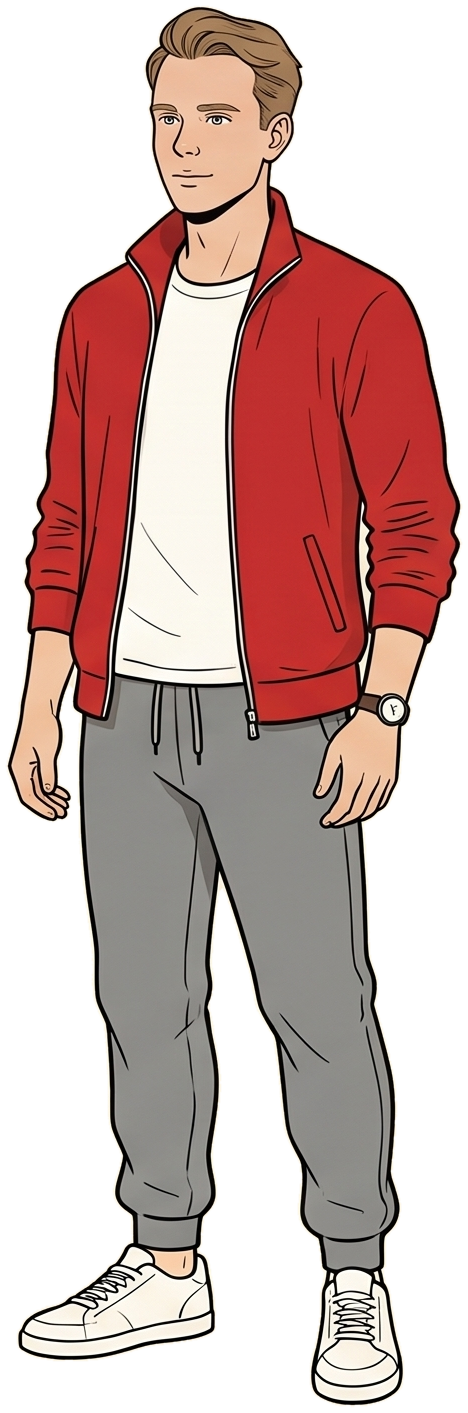
#> input picture tools/film/gen/src/now-redtrack-cut.png, 468 x 1413 px
$ python cutout.py src/now-redtrack-cut.png src/now-redtrack-cut.png
#> lines starting #> are read from the running program, lines starting #| are printed output that depends on the picture; after the words box and inside, x2 and y2 are one past the last pixel; in counts of white or black regions, pixels touching at a corner belong together
#!/usr/bin/env python3
"""Вырезает фигуры из листа персонажей на однотонном фоне.

    python3 gen/cutout.py gen/src/sheet1.png public/cast v_r1 v_r2 v_su v_sp v_now

Фон определяется по углам листа; всё, что заметно отличается от него, —
фигура. Фигуры — связные области слева направо, каждая сохраняется в
отдельный PNG с прозрачным фоном и мягким краем."""
import sys, os
import numpy as np
from PIL import Image
from scipy import ndimage

src, outdir, names = sys.argv[1], sys.argv[2], sys.argv[3:]
os.makedirs(outdir, exist_ok=True)
im = np.asarray(Image.open(src).convert("RGB")).astype(np.float32)
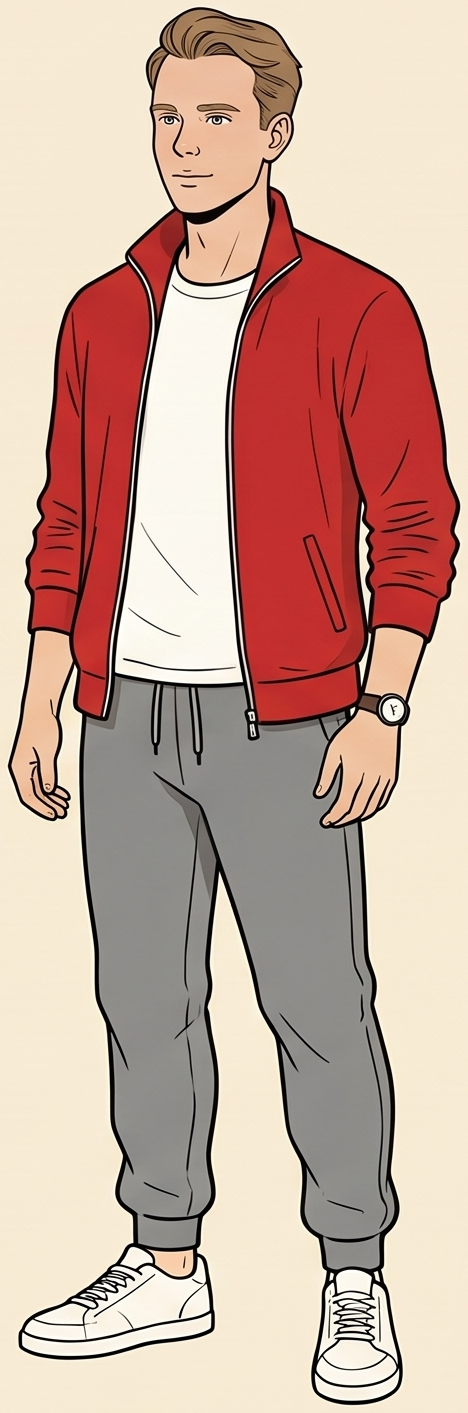
#> im: shape (1413, 468, 3) float32; mean R, G, B 201.9, 168.7, 154.8
H, W, _ = im.shape
#> H = 1413; W = 468
corners = np.concatenate([im[:20, :20].reshape(-1, 3), im[:20, -20:].reshape(-1, 3), im[-20:, :20].reshape(-1, 3), im[-20:, -20:].reshape(-1, 3)])
#> corners = 1600 rows, first 8: [248, 233, 212], [246, 234, 212], [245, 233, 211], [244, 232, 210], [246, 234, 212], [246, 234, 212], [245, 233, 211], [246, 234, 212]
bg = np.median(corners, axis=0)
#> bg = [247, 234, 212]
dist = np.sqrt(((im - bg) ** 2).sum(-1))
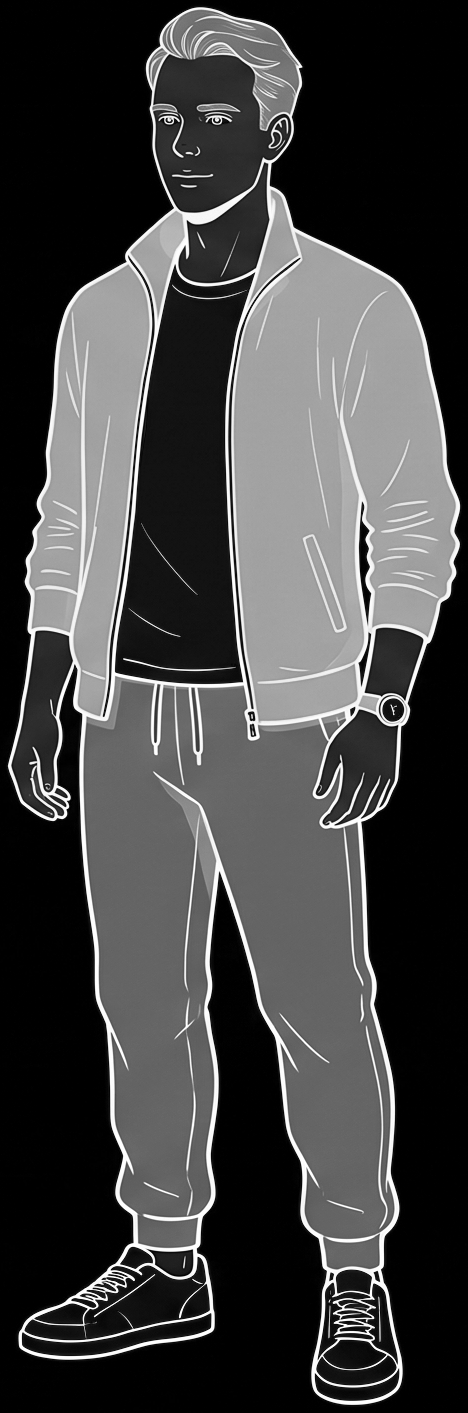
#> dist: shape (1413, 468) float32; min 1, max 400.9, mean 106.3; drawn with min black and max white
fg = dist > 18
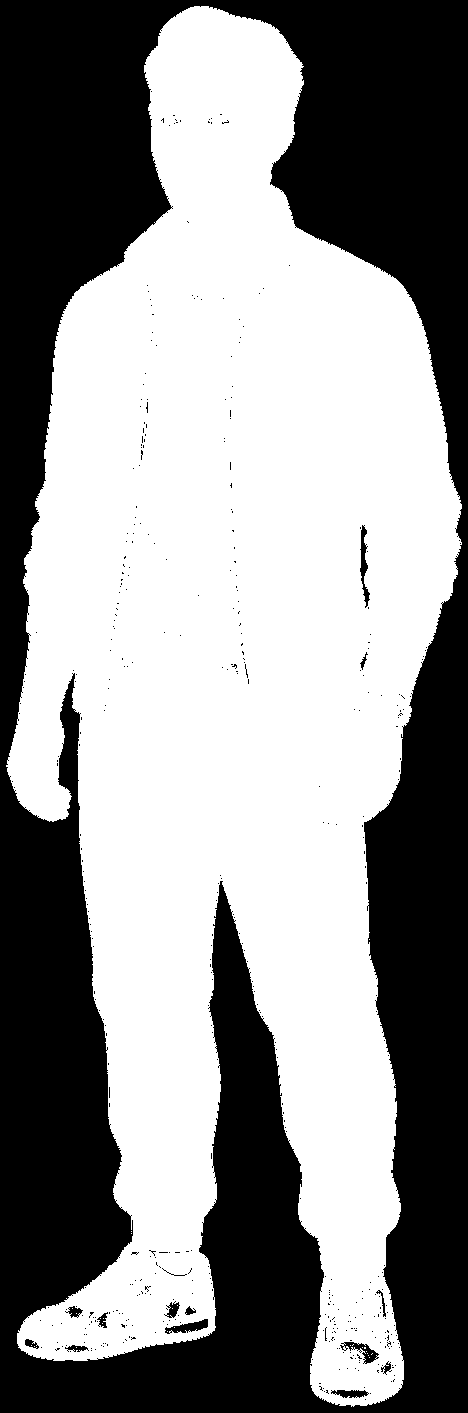
#> fg: shape (1413, 468) bool; 56.7% white; 457 black regions (442 under 20 px), largest, box (x1, y1, x2, y2) and area: (0, 0, 468, 1413) 283534, (360, 525, 370, 608) 348, (165, 1319, 208, 1334) 314
fg = ndimage.binary_closing(fg, iterations=3)
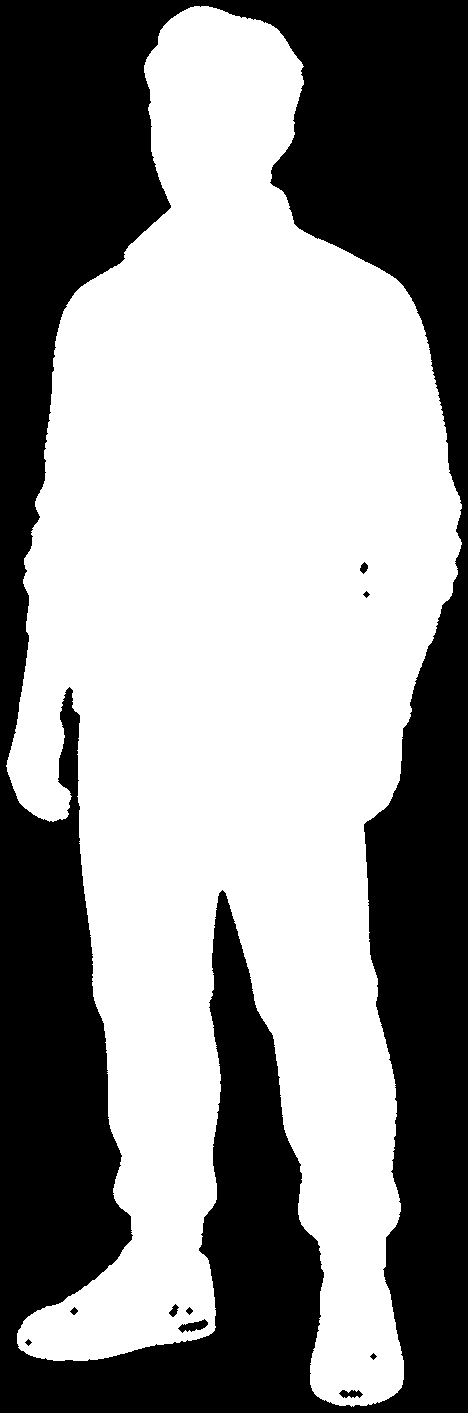
#> fg: shape (1413, 468) bool; 57.1% white; 10 black regions, largest, box (x1, y1, x2, y2) and area: (0, 0, 468, 1413) 282888, (178, 1319, 208, 1333) 214, (339, 1390, 363, 1398) 130
fg = ndimage.binary_fill_holes(fg)
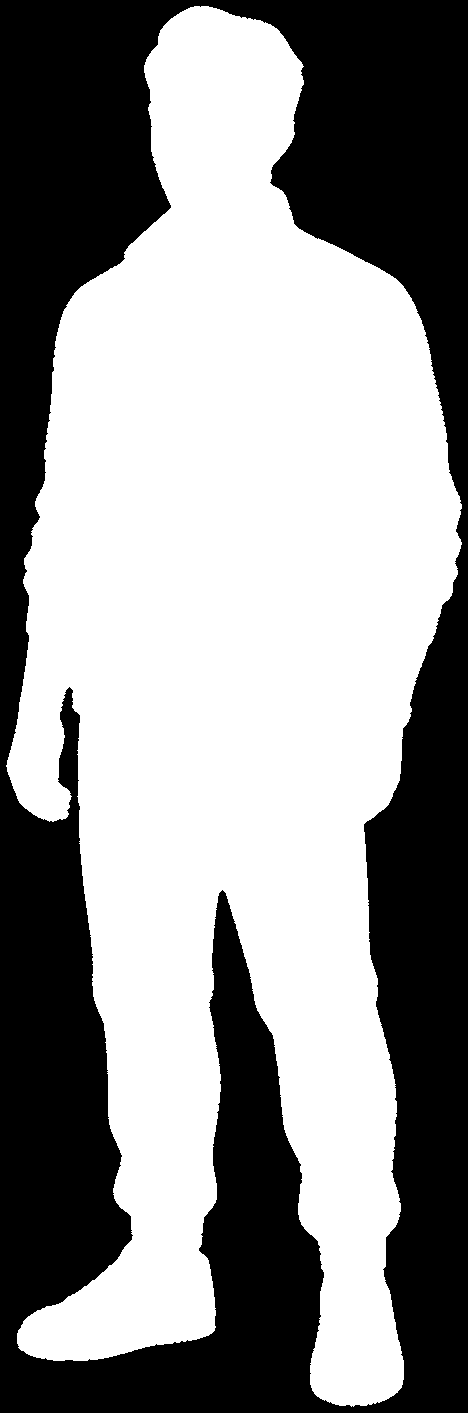
#> fg: shape (1413, 468) bool; 57.2% white; 1 black region, box (x1, y1, x2, y2) and area: (0, 0, 468, 1413) 282888
lab, n = ndimage.label(fg)
#> n = 1
sizes = ndimage.sum(fg, lab, range(1, n + 1))
#> sizes = [378396]
keep = [i + 1 for i in np.argsort(sizes)[::-1][: len(names)]]
#> keep = []
objs = ndimage.find_objects(lab)
#> objs = 1 item
keep.sort(key=lambda k: objs[k - 1][1].start)
for name, k in zip(names, keep):
    sl = objs[k - 1]
    pad = 6
    y0, y1 = max(0, sl[0].start - pad), min(H, sl[0].stop + pad)
    x0, x1 = max(0, sl[1].start - pad), min(W, sl[1].stop + pad)
    m = (lab[y0:y1, x0:x1] == k).astype(np.float32)
    # мягкий край: альфа по расстоянию до фона у самой границы
    soft = np.clip((dist[y0:y1, x0:x1] - 6) / 14, 0, 1)
    edge = ndimage.binary_dilation(m > 0, iterations=2) & ~ndimage.binary_erosion(m > 0, iterations=2)
    a = np.where(edge, np.maximum(m * soft, 0), m)
    a = ndimage.gaussian_filter(a, 0.6)
    rgba = np.dstack([im[y0:y1, x0:x1], a * 255]).astype(np.uint8)
    Image.fromarray(rgba, "RGBA").save(os.path.join(outdir, name + ".png"), optimize=True)
    print(name, x1 - x0, "x", y1 - y0)
#> this loop made 0 passes
